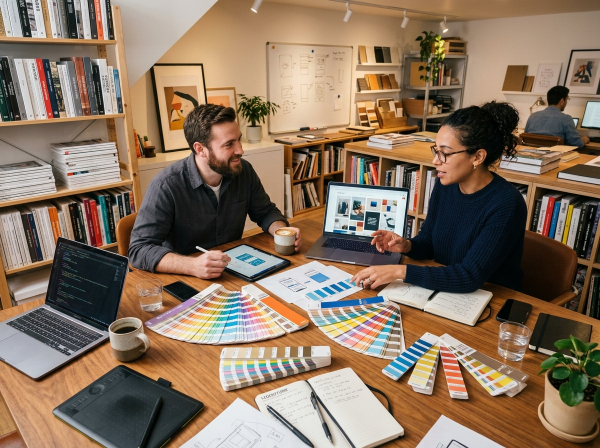
#> input picture assets/about-studio.jpg, 1200 x 896 px (shown at 1/2 size); its folder holds 4 pictures in this run
$ python generate_webp_assets.py
#> lines starting #> are read from the running program, lines starting #| are printed output that depends on the picture
import os, glob
from PIL import Image

jpg_files = glob.glob('assets/*.jpg')

for f in jpg_files:
    webp_path = os.path.splitext(f)[0] + '.webp'
    img = Image.open(f)
#> img is the input picture: PIL image 1200x896 RGB; mean R, G, B 136.9, 115.4, 95.9
    if img.mode in ('RGBA', 'P'):
        img = img.convert('RGB')

    # If about-studio, scale nicely
    if 'about' in os.path.basename(f).lower() and img.width > 800:
        ratio = 800 / img.width
#> ratio = 0.667
        new_height = int(img.height * ratio)
#> new_height = 597
        img_resized = img.resize((800, new_height), Image.Resampling.LANCZOS)
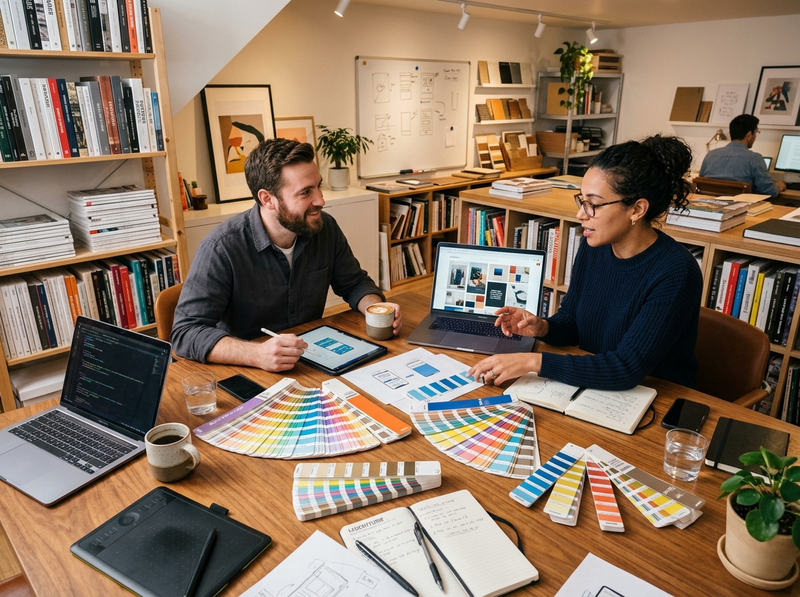
#> img_resized: PIL image 800x597 RGB; mean R, G, B 136.9, 115.4, 95.9
        img_resized.save(webp_path, 'WEBP', quality=80)
    elif 'hero' in os.path.basename(f).lower():
        img.save(webp_path, 'WEBP', quality=78)
    else:
        img.save(webp_path, 'WEBP', quality=80)

    jpg_size = os.path.getsize(f) / 1024
    webp_size = os.path.getsize(webp_path) / 1024
    print(f"{os.path.basename(f)} ({jpg_size:.1f} KB) -> {os.path.basename(webp_path)} ({webp_size:.1f} KB)")

print("All WebP assets generated successfully!")
